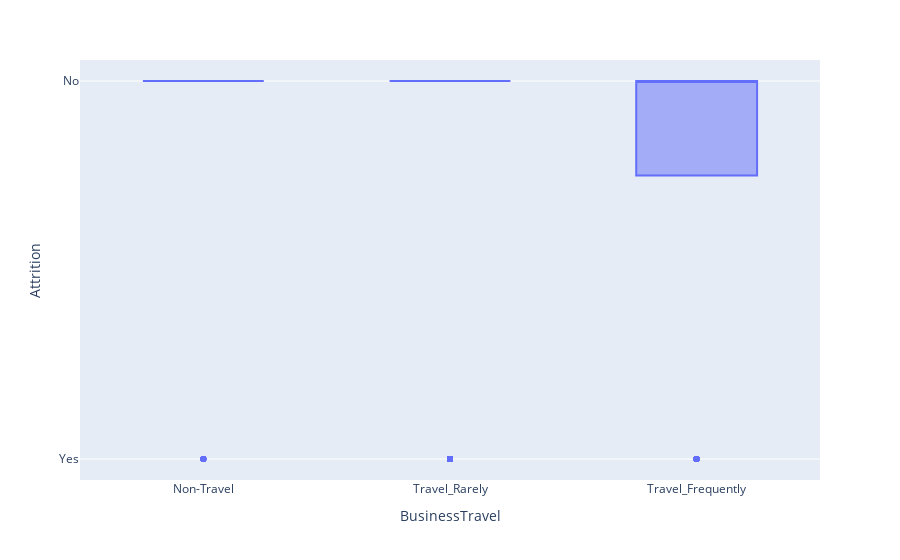

Notebook code for this chart:
### Code cell
px.box(data_frame=categorical_data, x = 'BusinessTravel', y = 'Attrition',
       category_orders = {'BusinessTravel': ['Non-Travel', 'Travel_Rarely', 'Travel_Frequently']})

### Figure 1 — Plotly figure (JSON) as saved in the notebook; plotly's stock layout.template omitted (floating-point values rounded to 4 significant figures; data arrays with more than 128 entries replaced by an {"elided": "..."} marker saying what was removed)
{"data": [{"alignmentgroup": "True", "hovertemplate": "BusinessTravel=%{x}<br>Attrition=%{y}<extra></extra>", "legendgroup": "", "marker": {"color": "#636efa"}, "name": "", "notched": false, "offsetgroup": "", "orientation": "v", "showlegend": false, "type": "box", "x": {"elided": "1470 str values"}, "x0": " ", "xaxis": "x", "y": {"elided": "1470 str values"}, "y0": " ", "yaxis": "y"}], "layout": {"boxmode": "group", "legend": {"tracegroupgap": 0}, "margin": {"t": 60}, "xaxis": {"anchor": "y", "categoryarray": ["Non-Travel", "Travel_Rarely", "Travel_Frequently"], "categoryorder": "array", "domain": [0, 1], "title": {"text": "BusinessTravel"}}, "yaxis": {"anchor": "x", "domain": [0, 1], "title": {"text": "Attrition"}}}}
